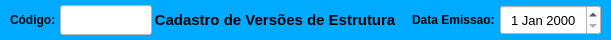
     <widget class="QWidget" name="widget" native="true">
      <property name="minimumSize">
       <size>
        <width>0</width>
        <height>40</height>
       </size>
      </property>
      <property name="maximumSize">
       <size>
        <width>16777215</width>
        <height>40</height>
       </size>
      </property>
      <property name="styleSheet">
       <string notr="true">background-color: rgb(0, 170, 255);</string>
      </property>
      <layout class="QHBoxLayout" name="horizontalLayout">
       <property name="spacing">
        <number>2</number>
       </property>
       <property name="leftMargin">
        <number>10</number>
       </property>
       <property name="topMargin">
        <number>5</number>
       </property>
       <property name="rightMargin">
        <number>10</number>
       </property>
       <property name="bottomMargin">
        <number>5</number>
       </property>
       <item>
        <widget class="QLabel" name="label_4">
         <property name="minimumSize">
          <size>
           <width>48</width>
           <height>0</height>
          </size>
         </property>
         <property name="maximumSize">
          <size>
           <width>48</width>
           <height>16777215</height>
          </size>
         </property>
         <property name="font">
          <font>
           <pointsize>9</pointsize>
           <weight>75</weight>
           <bold>true</bold>
          </font>
         </property>
         <property name="styleSheet">
          <string notr="true"/>
         </property>
         <property name="text">
          <string>Código:</string>
         </property>
         <property name="alignment">
          <set>Qt::AlignLeading|Qt::AlignLeft|Qt::AlignVCenter</set>
         </property>
        </widget>
       </item>
       <item>
        <widget class="QLineEdit" name="line_Num">
         <property name="sizePolicy">
          <sizepolicy hsizetype="Preferred" vsizetype="Preferred">
           <horstretch>0</horstretch>
           <verstretch>0</verstretch>
          </sizepolicy>
         </property>
         <property name="minimumSize">
          <size>
           <width>92</width>
           <height>0</height>
          </size>
         </property>
         <property name="maximumSize">
          <size>
           <width>92</width>
           <height>16777215</height>
          </size>
         </property>
         <property name="font">
          <font>
           <pointsize>12</pointsize>
          </font>
         </property>
         <property name="styleSheet">
          <string notr="true">background-color: rgb(255, 255, 255);</string>
         </property>
         <property name="inputMask">
          <string/>
         </property>
         <property name="text">
          <string/>
         </property>
         <property name="frame">
          <bool>true</bool>
         </property>
         <property name="echoMode">
          <enum>QLineEdit::Normal</enum>
         </property>
         <property name="alignment">
          <set>Qt::AlignCenter</set>
         </property>
         <property name="dragEnabled">
          <bool>false</bool>
         </property>
         <property name="placeholderText">
          <string/>
         </property>
        </widget>
       </item>
       <item>
        <widget class="QLabel" name="label_13">
         <property name="sizePolicy">
          <sizepolicy hsizetype="Preferred" vsizetype="Preferred">
           <horstretch>0</horstretch>
           <verstretch>0</verstretch>
          </sizepolicy>
         </property>
         <property name="minimumSize">
          <size>
           <width>0</width>
           <height>0</height>
          </size>
         </property>
         <property name="font">
          <font>
           <pointsize>11</pointsize>
           <weight>75</weight>
           <bold>true</bold>
          </font>
         </property>
         <property name="styleSheet">
          <string notr="true"/>
         </property>
         <property name="text">
          <string>Cadastro de Versões de Estrutura</string>
         </property>
         <property name="alignment">
          <set>Qt::AlignCenter</set>
         </property>
        </widget>
       </item>
       <item>
        <widget class="QLabel" name="label_11">
         <property name="sizePolicy">
          <sizepolicy hsizetype="Preferred" vsizetype="Preferred">
           <horstretch>0</horstretch>
           <verstretch>0</verstretch>
          </sizepolicy>
         </property>
         <property name="minimumSize">
          <size>
           <width>100</width>
           <height>0</height>
          </size>
         </property>
         <property name="maximumSize">
          <size>
           <width>100</width>
           <height>16777215</height>
          </size>
         </property>
         <property name="font">
          <font>
           <pointsize>9</pointsize>
           <weight>75</weight>
           <bold>true</bold>
          </font>
         </property>
         <property name="styleSheet">
          <string notr="true"/>
         </property>
         <property name="text">
          <string>Data Emissao: </string>
         </property>
         <property name="alignment">
          <set>Qt::AlignRight|Qt::AlignTrailing|Qt::AlignVCenter</set>
         </property>
        </widget>
       </item>
       <item>
        <widget class="QDateEdit" name="date_Emissao">
         <property name="sizePolicy">
          <sizepolicy hsizetype="Preferred" vsizetype="Preferred">
           <horstretch>0</horstretch>
           <verstretch>0</verstretch>
          </sizepolicy>
         </property>
         <property name="minimumSize">
          <size>
           <width>101</width>
           <height>0</height>
          </size>
         </property>
         <property name="maximumSize">
          <size>
           <width>101</width>
           <height>16777215</height>
          </size>
         </property>
         <property name="font">
          <font>
           <pointsize>10</pointsize>
          </font>
         </property>
         <property name="styleSheet">
          <string notr="true">background-color: rgb(255, 255, 255);</string>
         </property>
         <property name="alignment">
          <set>Qt::AlignCenter</set>
         </property>
        </widget>
       </item>
      </layout>
     </widget>
